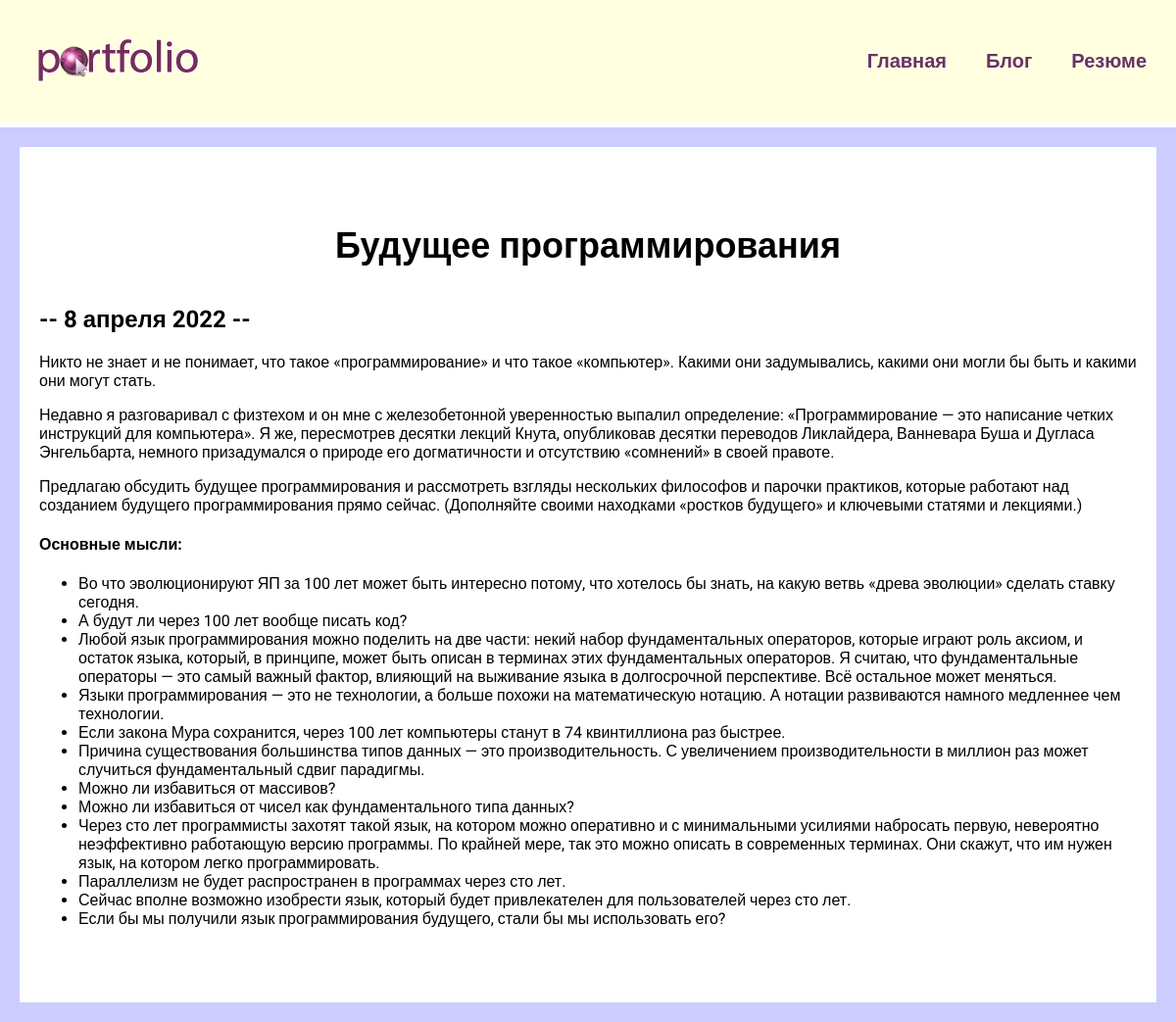
Page /blog/2 on the committed database.
### blog/models.py (models this page shows, shortened)
class Blog(models.Model):
    title = models.CharField(max_length=200)
    description = models.TextField()
    date = models.DateField()

### blog/views.py (the view)
# urls.py: path('<int:blog_id>', views.detail, name='detail')
def detail(request, blog_id):
    blog = get_object_or_404(Blog, pk=blog_id)
    return render(request, "blog/details.html", {'blog': blog})

### blog/templates/blog/details.html
{% extends 'skills/base.html' %}
{% block content %}
<div class="detail">
 <h1>{{ blog.title }}</h1>
 <h2>-- {{ blog.date|date:'j E Y'}} --</h2>
 {{ blog.description|safe }}
</div>
{% endblock content %}

### skills/static/css/style.css (style rules this page uses)
body { background: #ccccff; font-family: 'Roboto', sans-serif; padding: 0; margin: 0; }
.content h1 { text-align: center; font-size: 36px; margin: 60px 0 40px; }
.detail { background: #fff; box-sizing: border-box; padding: 20px 20px 60px 20px; }

### rows in the picture
Blog: title "Будущее программирования", date "8 апреля 2022", description "Никто не знает и не понимает, что такое «программирование» и что такое «компьютер». Какими они задумывались, какими они могли бы быть и какими они могут стать. Недавно я разговаривал с физтехом и он мне с железобетонной уверенностью выпалил определение: «Программирование — это написание четких инструкций для компьютера». Я же, пересмотрев десятки лекций Кнута, опубликовав десятки переводов Ликлайдера, Ванневара Буша и Дугласа Энгельбарта, немного призадумался о природе его догматичности и отсутствию «сомнений» в своей правоте. Предлагаю обсудить будущее программирования и рассмотреть взгляды нескольких философов и парочки практиков, которые работают над созданием будущего программирования…"
